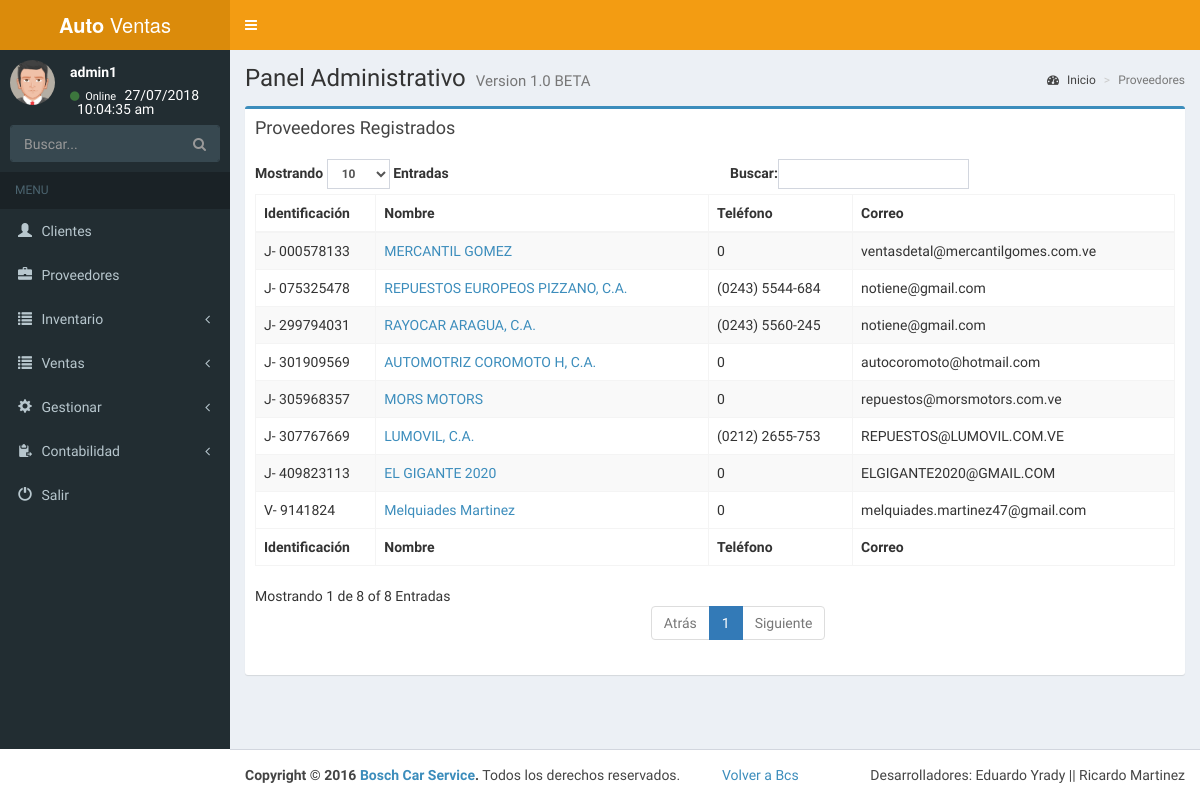
Page /admin/proveedores.php (signed in) on the earlier database version.
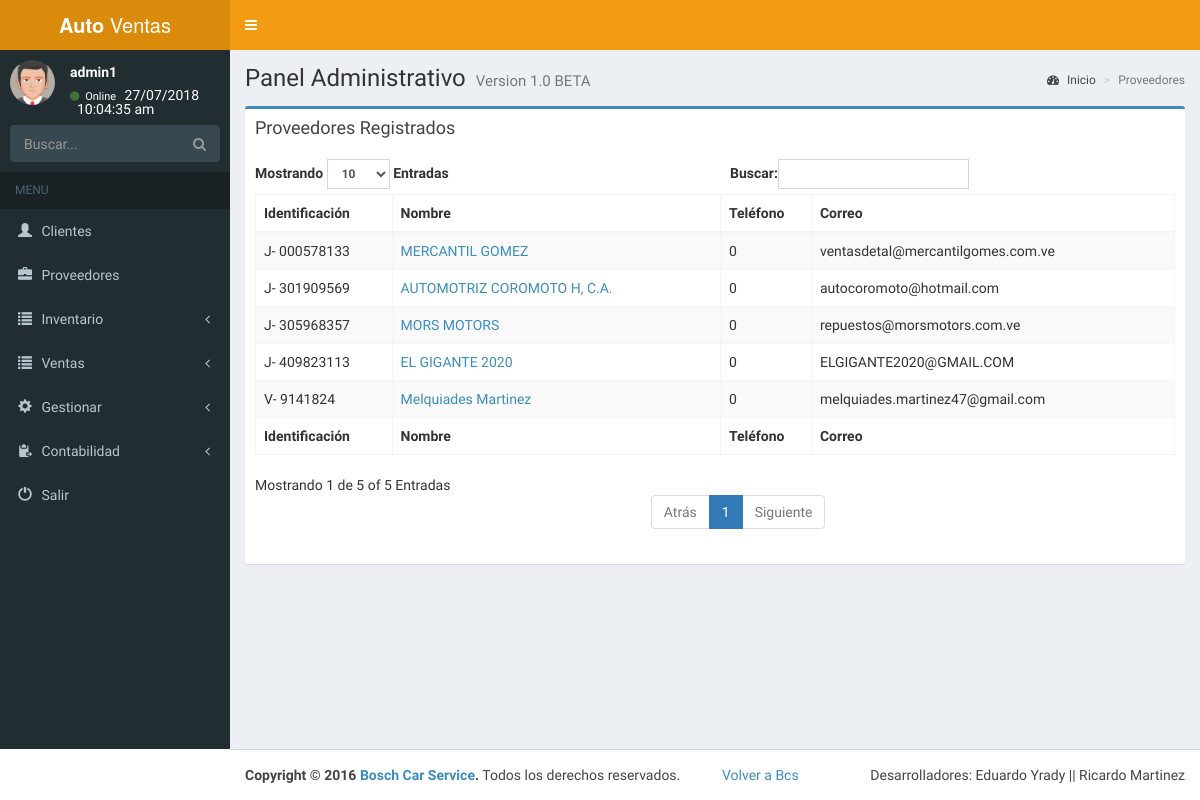
Same page on the later database version.
### tables this page shows
CREATE TABLE `proveedor` (
  `id_proveedor` int(11) NOT NULL,
  `id_tipo` int(11) NOT NULL,
  `rif` varchar(12) NOT NULL,
  `nombre` varchar(140) NOT NULL,
  `telf` int(15) NOT NULL,
  `direccion` longtext NOT NULL,
  `correo` varchar(40) NOT NULL,
  `observacion` longtext NOT NULL,
  `habilitado` int(11) NOT NULL
);

### admin/conexion.php (called while the page is built, shortened)
<?php session_start();
function cons($var){
$ret= mysqli_query($_SESSION['conexion_database'],$var) or die(mysqli_error($_SESSION['conexion_database']));
return $ret;
}
?>

### admin/proveedores.php (the view, shortened to what this page needs)
<?php include("menu.php");
?>
  <div class="content-wrapper">
    <section class="content-header">
      <h1>
        Panel Administrativo
        <small>Version 1.0 BETA</small>
      </h1>
      <ol class="breadcrumb">
        <li><a href="index.php"><i class="fa fa-dashboard"></i> Inicio</a></li>
        <li class="active">Proveedores</li>
      </ol>
    </section>
    <section class="content">
<?php
if(isset($_SESSION['ingreso'])){
$consulta=("SELECT * FROM proveedor WHERE habilitado=0");
		  $s=cons($consulta);
      $consult=("SELECT * FROM tipo");
      $d=cons($consult);
      $ti=array();
      while($fg=mysqli_fetch_array($d)){
        $ti[$fg['id_tipo']]=$fg['nombre'];
      }
		  if(mysqli_num_rows($s)<=0){
			echo alerta("No hay ningun proveedor registrado");
		  }else{
 echo '<div class="box box-primary with-border">
            <div class="box-header">
              <h3 class="box-title">Proveedores Registrados</h3>
            </div>
            <div class="box-body">
              <table id="example1" class="table table-bordered table-striped">
                <thead>
                <tr>
                  <th>Identificaci&oacute;n</th>
                  <th>Nombre</th>
                  <th>Tel&eacute;fono</th>
                  <th>Correo</th>
                </tr>
                </thead>
                <tbody id="prep">
               ';
                 while($row=mysqli_fetch_array($s)){
			  echo ' <tr>
                  <td>'.$ti[$row['id_tipo']].'- '.$row['rif'].'</td>
                  <td> <a href="perfil_proveedor.php?id='.$row['id_proveedor'].'">'.$row['nombre'].'</a></td>
                  <td>'.$row['telf'].'</td>
                  <td>'.$row['correo'].'</td>
                </tr> ';
			  }
			   echo ' </tbody>
                <tfoot>
                <tr>
                   <th>Identificaci&oacute;n</th>
                  <th>Nombre</th>
                  <th>Tel&eacute;fono</th>
                  <th>Correo</th>
                </tr>
                </tfoot>
              </table>
            </div>
          </div>';
		  }
?>
</section>
</div>
    <?php
}
include("footer.php");
?>

### admin/menu.php (shortened to what this page needs)
<?php $conectar=TRUE; include("conexion.php");?><!DOCTYPE html>
<html>
<head>
  <link rel="stylesheet" href="bootstrap/css/bootstrap.min.css">
  <link rel="stylesheet" href="bootstrap/fonts/font-awesome.min.css">
  <link rel="stylesheet" href="https://cdnjs.cloudflare.com/ajax/libs/font-awesome/4.5.0/css/font-awesome.min.css">
  <link rel="stylesheet" href="dist/ionicons.min.css">
  <link rel="stylesheet" href="https://cdnjs.cloudflare.com/ajax/libs/ionicons/2.0.1/css/ionicons.min.css">
  <link rel="stylesheet" href="dist/css/AdminLTE.min.css">
  <link rel="stylesheet" href="dist/css/skins/skin-yellow.min.css">
</head>
<body class="hold-transition skin-yellow sidebar-mini">
<div class="wrapper">
  <header class="main-header">
    <a href="index.php" class="logo">
      <span class="logo-lg"><b>Auto</b> Ventas</span>
    </a>
    <nav class="navbar navbar-static-top" role="navigation">
      <a href="#" class="sidebar-toggle" data-toggle="offcanvas" role="button">
      </a>
    </nav>
  </header>
  <aside class="main-sidebar">
    <section class="sidebar">
      <div class="user-panel">
        <div class="pull-left image">
          <img src="dist/img/avatar5.png" class="img-circle" alt="User Image">
        </div>
        <div class="pull-left info">
          <p><?php echo $_SESSION['nombre'];?></p>
          <a href="#"><i class="fa fa-circle text-success"></i> Online</a>
          <?php
          $datelog=date('d/m/Y');
          $timelog=date('h:i:s a');
          echo $datelog."<br>&nbsp;&nbsp;".$timelog;
           ?>
        </div>
      </div>
      <form id="buscador" method="get" class="sidebar-form" action="buscar.php">
        <div class="input-group">
          <input type="text" name="dato" class="form-control" placeholder="Buscar..." required="required">
              <span class="input-group-btn">
                <button type="submit" name="search" id="search-btn" class="btn btn-flat" data-toggle="modal" data-target="#myModal2"><i class="fa fa-search"></i>
                </button>
              </span>
        </div>
      </form>
      <ul class="sidebar-menu">
        <li class="header">MENU</li>
        <li class="treeview">
          <a href="registrar_cliente.php"><i class="glyphicon glyphicon-user"></i> <span>Clientes</span>
          </a>
        </li>
        <li class="treeview2">
          <a href="proveedores.php"><i class="glyphicon glyphicon-briefcase"></i> <span>Proveedores</span>
          </a>
        </li>
        <li class="treeview2">
          <a href="#">
            <i class="glyphicon glyphicon-list"></i> <span>Inventario</span>
            <span class="pull-right-container">
              <i class="fa fa-angle-left pull-right"></i>
            </span>
          </a>
        </li>
            <li class="treeview2">
          <a href="#">
            <i class="glyphicon glyphicon-list"></i> <span>Ventas</span>
            <span class="pull-right-container">
              <i class="fa fa-angle-left pull-right"></i>
            </span>
          </a>
        </li>
        <li class="treeview2">
          <a href="#">
            <i class="glyphicon glyphicon-cog"></i> <span>Gestionar</span>
            <span class="pull-right-container">
              <i class="fa fa-angle-left pull-right"></i>
            </span>
          </a>
        </li>
        <li class="treeview2">
          <a href="#">
            <i class="glyphicon glyphicon-paste"></i> <span>Contabilidad</span>
            <span class="pull-right-container">
              <i class="fa fa-angle-left pull-right"></i>
            </span>
          </a>
        </li>
        <li><a href="salir.php"><i class="glyphicon glyphicon-off"></i> <span>Salir</span></a></li>
      </ul>
    </section>
  </aside>

### admin/footer.php (shortened to what this page needs)
  </div>
  <footer class="main-footer">
    <div class="pull-right hidden-xs">
      Desarrolladores: Eduardo Yrady || Ricardo Martinez
    </div>
    <strong>Copyright &copy; 2016 <a href="#">Bosch Car Service</a>.</strong> Todos los derechos reservados.&nbsp;&nbsp;&nbsp;&nbsp;&nbsp;&nbsp;&nbsp;&nbsp;&nbsp;&nbsp;&nbsp;&nbsp;<a href="../../bcs/index.php" class="">Volver a Bcs</a>
  </footer>
</body>
</html>

Differences in the rows shown:
removed proveedor: id_tipo "J", rif "307767669", nombre "LUMOVIL, C.A.", telf "(0212) 2655-753", correo "REPUESTOS@LUMOVIL.COM.VE"
removed proveedor: id_tipo "J", rif "075325478", nombre "REPUESTOS EUROPEOS PIZZANO, C.A.", telf "(0243) 5544-684", correo "notiene@gmail.com"
removed proveedor: id_tipo "J", rif "299794031", nombre "RAYOCAR ARAGUA, C.A.", telf "(0243) 5560-245", correo "notiene@gmail.com"
Other differences:
text written by a page script: "Mostrando Entradas Buscar: Mostrando 1 de 8 of 8 Entradas Atrás 1 Siguiente" → "Mostrando Entradas Buscar: Mostrando 1 de 5 of 5 Entradas Atrás 1 Siguiente"
